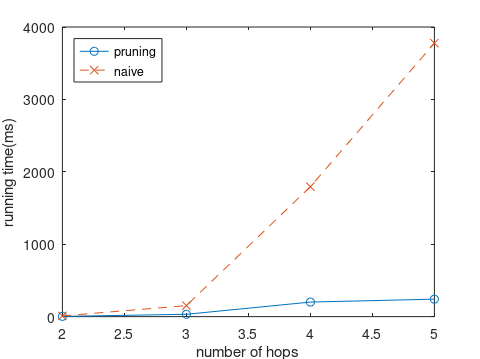

The MATLAB source for this figure:
x_width=3.2;
y_width=2.4;
clf;
set(gcf, 'PaperPosition', [1 1 x_width*1.5 y_width*1.5]); %

% Facebook Dataset
x_FB = [2 3 4 5];
y_FB = [25 9 1 1 28 14 4 18 5 38 16 2 17 11 1 3 17 3 25 12 8 12 8 9 16 9 12 7 17 13 36 9 29 7 10 29 2 2 10 20 8 3 3 9 3 2 3 2 3 6 2 7 22 1 3 2 11 6 5 10 2 2 7 2 1 13 17 2 30 2 2 14 3 6 11 1 11 23 2 3 14 25 4 17 3 10 19 9 4 31 24 13 12 5 18 6 3 18 11 6 ;
446 108 5 63 404 330 86 325 58 689 260 92 404 45 75 17 259 10 342 292 132 198 88 61 380 289 269 26 371 321 273 49 361 58 27 339 20 61 12 361 83 108 10 15 121 73 10 0 76 73 10 49 130 9 5 1 76 34 71 50 3 78 14 4 283 307 99 10 252 81 10 244 91 40 60 10 41 694 46 4 205 367 70 331 30 10 359 50 66 392 381 51 10 10 691 138 80 271 209 105 ;
1493 1615 854 1557 3607 1184 2010 4352 2001 3888 819 2014 4774 1562 2302 3466 902 266 1384 1190 672 947 2350 5501 4767 1128 1057 1213 1537 1312 1058 768 1566 1759 2191 1794 147 2238 4993 2588 1695 1206 202 1789 3180 5097 3569 242 1698 2832 3455 1626 3070 52 194 64 1912 4672 699 1226 109 1784 3592 187 1047 1304 419 174 1094 1909 3414 1045 749 281 1772 3278 1747 3950 156 141 749 1467 530 1328 281 1719 2623 1174 1704 3562 1544 1872 2863 1346 670 453 1825 4320 842 1170 ;
1561 1545 875 1467 3517 1117 1847 4285 1872 3778 749 1865 4594 1472 2138 5853 13462 2677 14101 1152 583 766 1846 5197 4728 1127 1045 1186 1545 1326 1017 743 1311 1485 1818 1477 187 1806 4760 2403 1516 1217 2547 14181 2803 4727 5909 15186 14107 2722 5356 9253 2950 78 2621 12609 1776 4474 2001 2340 156 1825 3672 2621 13604 1344 437 2643 13825 2018 6018 13648 782 312 1768 3765 2362 4026 1903 8766 7634 1676 1570 2633 3601 14845 3733 1529 2490 4260 2001 2338 3935 4596 9637 612 2705 5179 1045 1468 ;
];
y_FB_prune = [8 3 1 2 7 5 1 5 1 9 4 1 5 4 1 2 7 2 8 4 4 4 4 3 5 3 4 4 5 4 11 4 7 4 3 8 1 1 5 4 3 2 2 4 3 1 2 2 2 4 2 4 7 2 1 1 4 3 2 4 1 1 3 2 2 4 6 2 6 2 2 4 3 3 3 1 4 6 2 2 4 5 2 5 2 3 5 3 1 7 5 3 4 1 7 3 1 4 4 3 ;
50 12 1 11 63 61 13 54 12 214 59 11 51 8 10 3 63 8 64 59 45 43 11 9 48 69 60 8 48 55 69 17 66 14 4 66 5 11 5 47 11 30 4 4 15 10 4 3 16 9 4 8 33 2 3 1 9 9 13 11 2 10 4 3 94 60 28 5 54 13 3 55 24 13 9 2 9 276 26 3 40 49 13 51 5 5 46 7 11 61 53 7 4 4 283 64 12 52 43 17 ;
217 262 24 252 314 287 252 271 241 229 208 239 259 263 240 36 288 40 286 291 211 191 241 235 241 326 280 276 247 264 326 226 316 280 217 314 30 225 247 237 255 145 24 218 237 235 34 17 256 240 35 240 167 13 15 4 224 275 106 286 26 227 115 21 423 297 123 25 259 254 34 276 203 27 231 27 232 315 39 18 192 244 85 253 37 233 249 225 279 320 259 249 249 35 299 211 242 283 226 287 ;
246 273 31 265 324 298 252 283 250 240 222 250 271 270 254 255 321 257 322 301 218 200 247 249 245 342 302 289 247 281 355 242 338 281 224 340 36 234 264 248 269 154 245 250 249 252 252 248 282 247 279 268 169 18 229 26 223 273 392 307 32 220 111 234 435 279 119 227 277 240 238 278 191 26 216 46 216 293 270 268 199 230 292 256 239 238 232 212 261 305 243 238 235 267 298 200 230 266 208 268 ;
];

plot(x_FB, mean(y_FB_prune, 2), '-o', x_FB, mean(y_FB, 2), '--x');
xlabel('number of hops');
ylabel('running time(ms)');
legend('pruning', 'naive', 'Location', 'northwest');
saveas(gcf, 'FB_hops', 'eps');